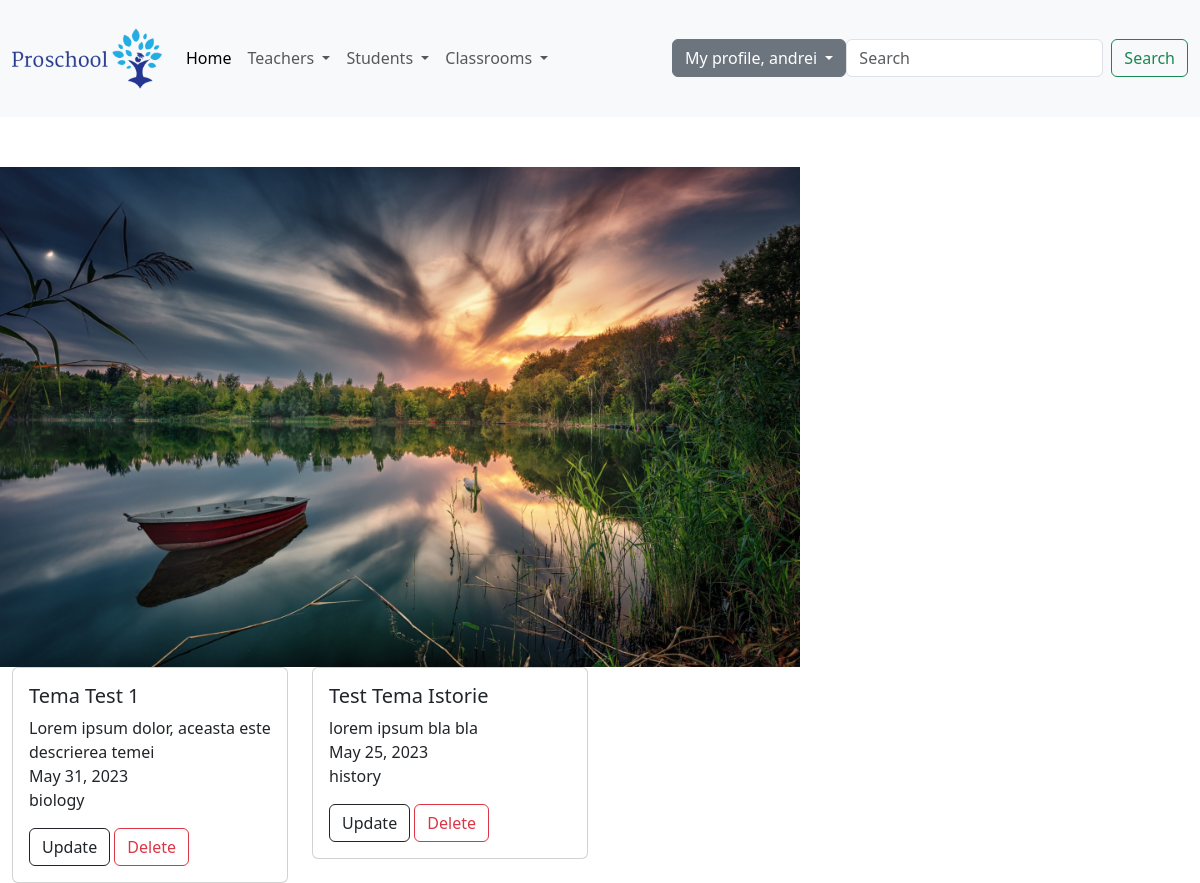
/list-of-homeworks/ (signed in), run on the app's committed database.
### teacher/models.py (models this page shows, shortened)
class Homework(models.Model):
    homework_title = models.CharField(max_length=150)
    homework_description = models.TextField(max_length=2000)
    due_date = models.DateField()
    discipline = models.CharField(max_length=50, choices=Teacher.school_subject)
    classroom = models.ForeignKey('headmaster.Classroom', on_delete=models.CASCADE, null=True)
    teacher = models.ForeignKey(Teacher, on_delete=models.CASCADE, null=True)
    image = models.ImageField(upload_to='images/', blank=True, null=True)
    file = models.FileField(upload_to='file/', blank=True, null=True)
    active = models.BooleanField(default=True)
    created_at = models.DateTimeField(auto_now_add=True)
    updated_at = models.DateTimeField(auto_now=True)

### teacher/views.py (the view)
# urls.py: path('list-of-homeworks/', views.HomeworkListView.as_view(), name='list_of_homeworks'),
class HomeworkListView(LoginRequiredMixin, PermissionRequiredMixin, ListView):
    template_name = 'teacher/list_of_homeworks.html'
    model = Homework
    context_object_name = 'all_homeworks'
    permission_required = 'teacher.view_list_of_homeworks'
    def get_queryset(self):
        return Homework.objects.filter(active=True)

### templates/teacher/list_of_homeworks.html (shortened to what this page needs)
{% extends 'base.html' %}
{% block content %}
    <div class="container-fluid">
        <div class="row">
            {% for homework in all_homeworks %}
                <div class="col-md-3">
                    <div class="card">
                        <div class="card-body">
                            <h5 class="card-title">{{ homework.homework_title }}</h5>
                            <p class="card-text">{{ homework.homework_description }} </br>{{ homework.due_date }} </br> {{ homework.discipline }} </p>
                            {% if perms.teacher.update_homework %}
                                <a href="{% url 'update_homework' homework.id %}"
                                   class="btn btn-outline-dark">Update</a>
                            {% endif %}
                            {% if perms.teacher.delete_homework %}
                                <a href="{% url 'delete_homework' homework.id %}"
                                   class="btn btn-outline-danger">Delete</a>
                            {% endif %}
                        </div>
                    </div>
                </div>
            {% endfor %}
        </div>
    </div>
{% endblock %}

### templates/navbar.html (shortened to what this page needs)
<nav class="navbar navbar-expand-lg bg-body-tertiary">
    <div class="container-fluid">
        <a class="navbar-brand" href="{% url 'homepage' %}">
            {% load static %}
            <img src="{% static 'images/logo.png' %}" alt="Proschool" , width="150">
        </a>
        <div class="collapse navbar-collapse" id="navbarSupportedContent">
            <ul class="navbar-nav me-auto mb-2 mb-lg-0">
                <li class="nav-item">
                    <a class="nav-link active" aria-current="page" href="{% url 'homepage' %}">Home</a>
                </li>
                {% if user.is_authenticated %}
                    {% if perms.teacher.add_teacher or perms.teacher.view_list_of_teachers or perms.teacher.create_homework or perms.teacher.view_list_of_homeworks %}
                        <li class="nav-item dropdown">
                            <a class="nav-link dropdown-toggle" href="#" role="button" data-bs-toggle="dropdown"
                               aria-expanded="false">
                                Teachers
                            </a>
                        </li>
                    {% endif %}
                    {% if perms.students.add_student or perms.students.view_list_of_students or perms.students.view_list_of_homeworks %}
                        <li class="nav-item dropdown">
                            <a class="nav-link dropdown-toggle" href="#" role="button" data-bs-toggle="dropdown"
                               aria-expanded="false">
                                Students
                            </a>
                        </li>
                    {% endif %}
                    {% if perms.headmaster.view_list_of_classrooms or perms.headmaster.add_classroom %}
                        <li class="nav-item dropdown">
                            <a class="nav-link dropdown-toggle" href="#" role="button" data-bs-toggle="dropdown"
                               aria-expanded="false">
                                Classrooms
                            </a>
                        </li>
                    {% endif %}
                {% endif %}
            </ul>
            {% if user.is_authenticated %}
                <div class="dropdown">
                    <button class="btn btn-secondary dropdown-toggle" type="button" data-bs-toggle="dropdown"
                            aria-expanded="false">
                        My profile, {{ user.username }}
                    </button>
                </div>
                {% if perms.students.search_student %}
                <form method="get" class="d-flex" role="search" action="{% url 'search' %}">
                    <input class="form-control me-2" type="search" name="search" placeholder="Search"
                           aria-label="Search">
                    <button class="btn btn-outline-success" type="submit">Search</button>
                </form>
                    {% endif %}
            {% else %}
                <div>
                    <a href="{% url 'login' %}" class="btn btn-outline-dark">Login</a>
                    <a href="{% url 'create_user' %}" class="btn btn-outline-danger">Sign up</a>
                </div>
            {% endif %}
        </div>
    </div>
</nav>

### data on the page
Homework: homework_title "Tema Test 1", homework_description "Lorem ipsum dolor, aceasta este descrierea temei", due_date "May 31, 2023", discipline "biology"
Homework: homework_title "Test Tema Istorie", homework_description "lorem ipsum bla bla", due_date "May 25, 2023", discipline "history"

### other printed values
{{ user.username }} "andrei"
